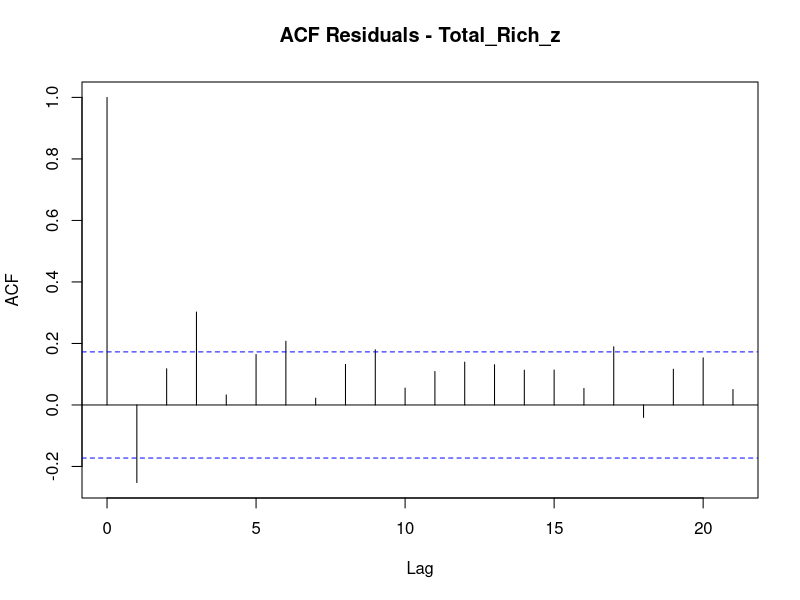
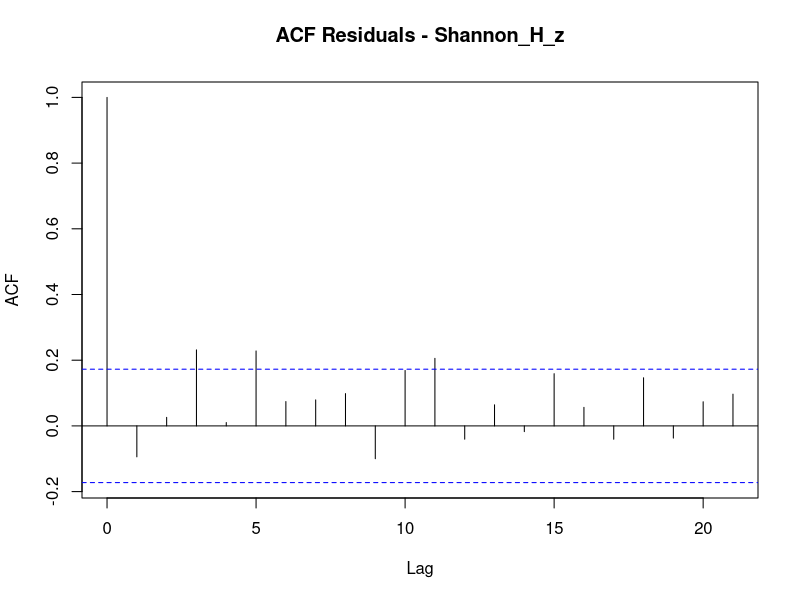
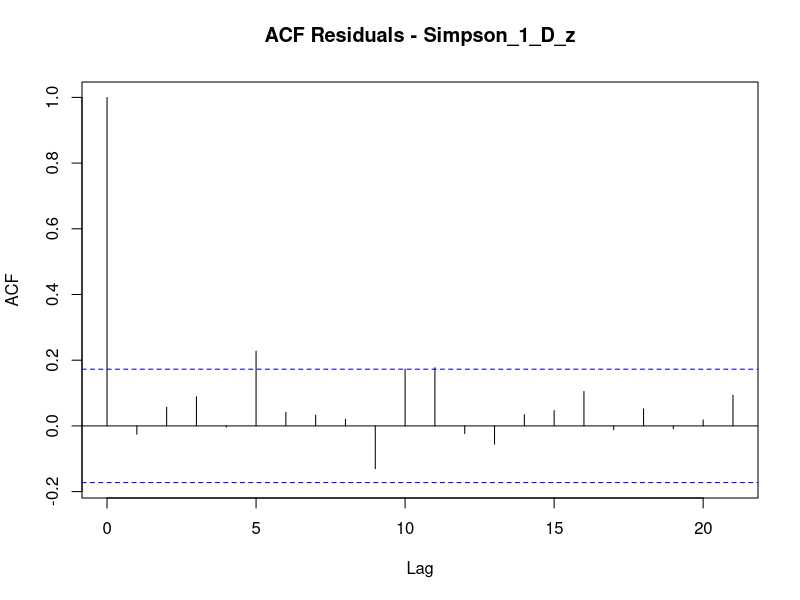
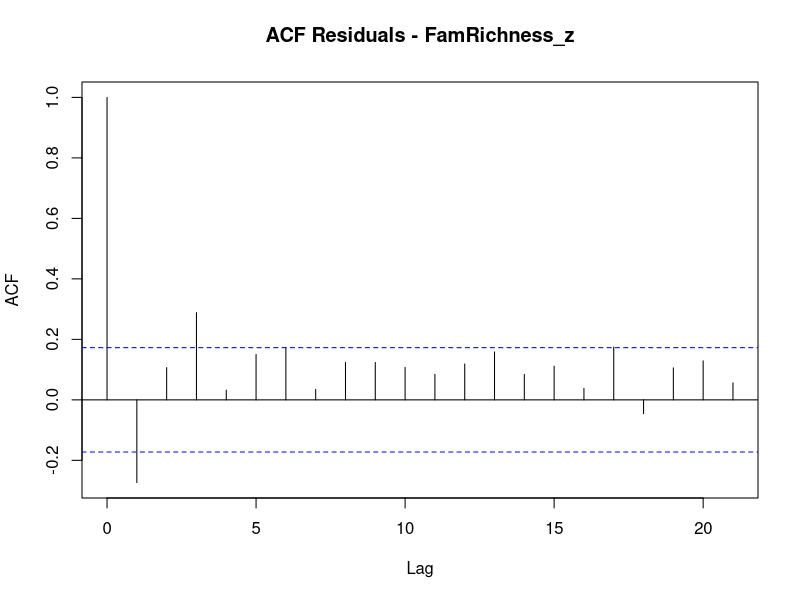
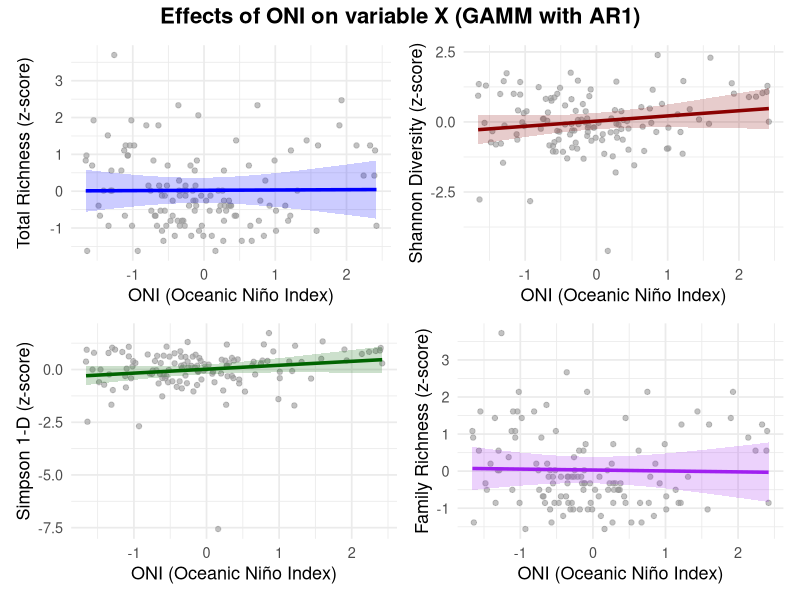

These figures' R source, in order:
library(readxl)
library(dplyr)
library(ggplot2)
library(mgcv)
library(nlme)       # necesario para corAR1
library(patchwork)

# -------------------------------
# Load and prepare data
# -------------------------------
laselva <- read_excel("laselva.xlsx")

laselva_z <- laselva %>%
  rename(ONI_First = `ONI-First`) %>%
  mutate(across(c(`CG-Rich`, `Fi-Rich`, `Pi-Rich`, `Pr-Rich`, `Sc-Rich`, `Sh-Rich`,
                  `Total-Rich`, Shannon_H, `Simpson_1-D`, `FamRichness`,
                  `Tricho`, `Dipt`, `Non-Insects`),
                ~ scale(.)[,1], .names = "{.col}_z"))

names(laselva_z) <- gsub("-", "_", names(laselva_z))

# -------------------------------
# Function to create GAM plot
# -------------------------------
plot_gam <- function(model, data, y_var, y_label, line_color){
  new_data <- data.frame(ONI_First = seq(min(data$ONI_First, na.rm = TRUE),
                                         max(data$ONI_First, na.rm = TRUE),
                                         length.out = 200))
  
  pred <- predict(model$gam, newdata = new_data, se.fit = TRUE)
  new_data$fit <- pred$fit
  new_data$se <- pred$se.fit
  
  ggplot() +
    geom_point(data = data, aes_string(x = "ONI_First", y = y_var),
               color = "grey60", alpha = 0.6) +
    geom_line(data = new_data, aes(x = ONI_First, y = fit),
              color = line_color, linewidth = 1.2) +
    geom_ribbon(data = new_data, aes(x = ONI_First, ymin = fit - 2*se, ymax = fit + 2*se),
                fill = line_color, alpha = 0.2) +
    theme_minimal(base_size = 13) +
    labs(x = "ONI (Oceanic Niño Index)",
         y = y_label) +
    theme(plot.title = element_text(face = "bold", hjust = 0.5))
}

# -------------------------------
# Fit GAMMs with AR1 autocorrelation
# -------------------------------
mod1 <- gamm(Total_Rich_z ~ s(ONI_First),
             data = laselva_z,
             correlation = corAR1(form = ~1))
mod2 <- gamm(Shannon_H_z ~ s(ONI_First),
             data = laselva_z,
             correlation = corAR1(form = ~1))
mod3 <- gamm(Simpson_1_D_z ~ s(ONI_First),
             data = laselva_z,
             correlation = corAR1(form = ~1))
mod4 <- gamm(FamRichness_z ~ s(ONI_First),
             data = laselva_z,
             correlation = corAR1(form = ~1))

# -------------------------------
# Summaries
# -------------------------------
summary(mod1$gam)
summary(mod2$gam)
summary(mod3$gam)
summary(mod4$gam)

# -------------------------------
# Check autocorrelation of residuals
# -------------------------------
acf(residuals(mod1$lme, type = "normalized"), main = "ACF Residuals - Total_Rich_z")
acf(residuals(mod2$lme, type = "normalized"), main = "ACF Residuals - Shannon_H_z")
acf(residuals(mod3$lme, type = "normalized"), main = "ACF Residuals - Simpson_1_D_z")
acf(residuals(mod4$lme, type = "normalized"), main = "ACF Residuals - FamRichness_z")

# Lag-1 autocorrelation numeric values
acf(residuals(mod1$lme, type = "normalized"), plot = FALSE)$acf[2]
acf(residuals(mod2$lme, type = "normalized"), plot = FALSE)$acf[2]
acf(residuals(mod3$lme, type = "normalized"), plot = FALSE)$acf[2]
acf(residuals(mod4$lme, type = "normalized"), plot = FALSE)$acf[2]

# -------------------------------
# Create plots
# -------------------------------
plot_tr <- plot_gam(mod1, laselva_z, "Total_Rich_z", "Total Richness (z-score)", "blue")
plot_shannon <- plot_gam(mod2, laselva_z, "Shannon_H_z", "Shannon Diversity (z-score)", "darkred")
plot_simpson <- plot_gam(mod3, laselva_z, "Simpson_1_D_z", "Simpson 1-D (z-score)", "darkgreen")
plot_family <- plot_gam(mod4, laselva_z, "FamRichness_z", "Family Richness (z-score)", "purple")

# -------------------------------
# Combine plots 2x2 with patchwork
# -------------------------------
combined_plot <- (plot_tr | plot_shannon) / (plot_simpson | plot_family) +
  plot_annotation(title = "Effects of ONI on variable X (GAMM with AR1)",
                  theme = theme(plot.title = element_text(face = "bold", hjust = 0.5, size = 16)))

combined_plot
